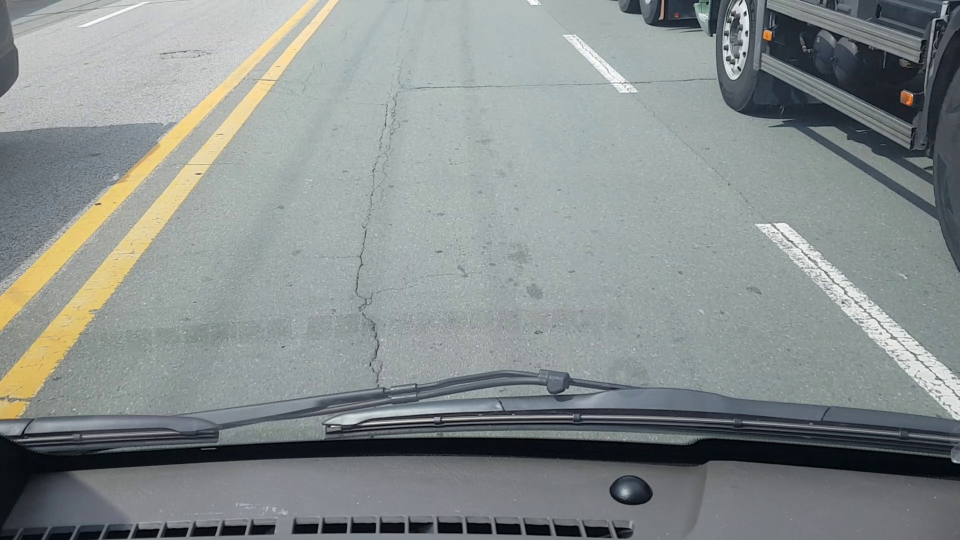
#> input picture ai/camera_calibration/image/test/test_image_18.jpg, 1920 x 1080 px (shown at 1/2 size)
$ python image_correction.py
#> lines starting #> are read from the running program, lines starting #| are printed output that depends on the picture
import numpy as np
import cv2
import matplotlib.pyplot as plt
import os
from matplotlib import font_manager, rc

def set_korean_font():
    """matplotlib에서 한글 폰트를 사용할 수 있도록 설정합니다."""
    # 윈도우의 경우
    if os.name == 'nt':
        font_name = font_manager.FontProperties(fname="c:/Windows/Fonts/malgun.ttf").get_name()
        rc('font', family=font_name)
    # macOS의 경우
    elif os.name == 'posix':
        rc('font', family='AppleGothic')

    # 음수 표시 문제 해결
    plt.rcParams['axes.unicode_minus'] = False

def undistort_single_image(calibration_file, input_image_path, output_image_path=None, visualize=True):
    """
    캘리브레이션 파일을 활용하여 특정 이미지의 왜곡을 보정합니다.

    매개변수:
    - calibration_file: 캘리브레이션 결과가 저장된 .npy 파일 경로
    - input_image_path: 왜곡 보정할 이미지 파일 경로
    - output_image_path: 보정된 이미지를 저장할 경로 (None이면 저장하지 않음)
    - visualize: 원본 이미지와 보정된 이미지를 시각화할지 여부

    반환값:
    - 왜곡이 보정된 이미지 (numpy 배열)
    """
#> called with calibration_file = './model/camera_calibration_result.npy', input_image_path = './image/test/test_image_18.jpg', output_image_path = './result/checkerboard_01_undistorted.jpg', visualize = True
    # 캘리브레이션 결과 불러오기
    print(f"캘리브레이션 파일 '{calibration_file}' 불러오는 중...")
    try:
        calibration_data = np.load(calibration_file, allow_pickle=True).item()
#> (reads ai/camera_calibration/model/camera_calibration_result.npy from the repository)
        mtx = calibration_data['camera_matrix']  # 카메라 내부 매개변수 행렬
        dist = calibration_data['dist_coeffs']   # 왜곡 계수
        print("캘리브레이션 데이터 불러오기 성공!")
        print("\n카메라 행렬 (Camera Matrix):")
        print(mtx)
        print("\n왜곡 계수 (Distortion Coefficients):")
        print(dist)
    except Exception as e:
        print(f"캘리브레이션 파일을 불러오는 중 오류 발생: {e}")
        return None

    # 이미지 불러오기
    print(f"이미지 '{input_image_path}' 불러오는 중...")
    img = cv2.imread(input_image_path)
#> img is the input picture: shape (1080, 1920, 3); mean B, G, R 141.5, 142.2, 135.8
    if img is None:
        print(f"이미지를 읽을 수 없습니다: {input_image_path}")
        return None

    # 이미지 크기 가져오기
    h, w = img.shape[:2]
#> h = 1080; w = 1920
    print(f"이미지 크기: {w}x{h}")
#| 이미지 크기: 1920x1080

    # 1. 최적의 카메라 행렬 구하기
    # alpha=1: 모든 픽셀을 유지, alpha=0: 불필요한 픽셀 제거
    print("왜곡 보정 중...")
    newcameramtx, roi = cv2.getOptimalNewCameraMatrix(mtx, dist, (w, h), 1, (w, h))
#> roi = (32, 23, 1886, 1049)

    # 2. 이미지 왜곡 보정 (undistort 메서드 사용)
    dst = cv2.undistort(img, mtx, dist, None, newcameramtx)
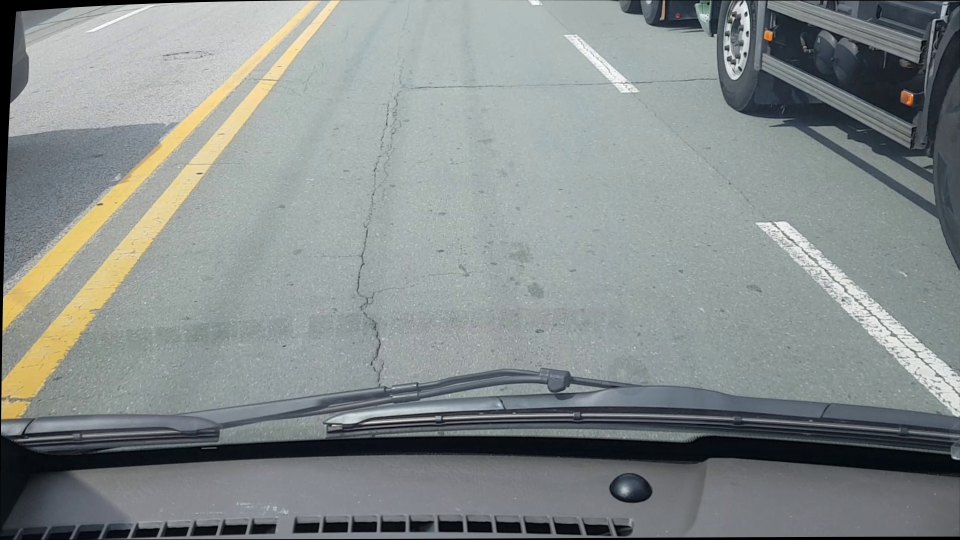
#> dst: shape (1080, 1920, 3) (shown at 1/2 size); mean B, G, R 139.8, 140.4, 134.1

    # 3. 결과 이미지에서 불필요한 픽셀 잘라내기
    x, y, w, h = roi
#> x = 32; y = 23; w = 1886; h = 1049
    if all(val > 0 for val in [x, y, w, h]):
        dst_cropped = dst[y:y+h, x:x+w]
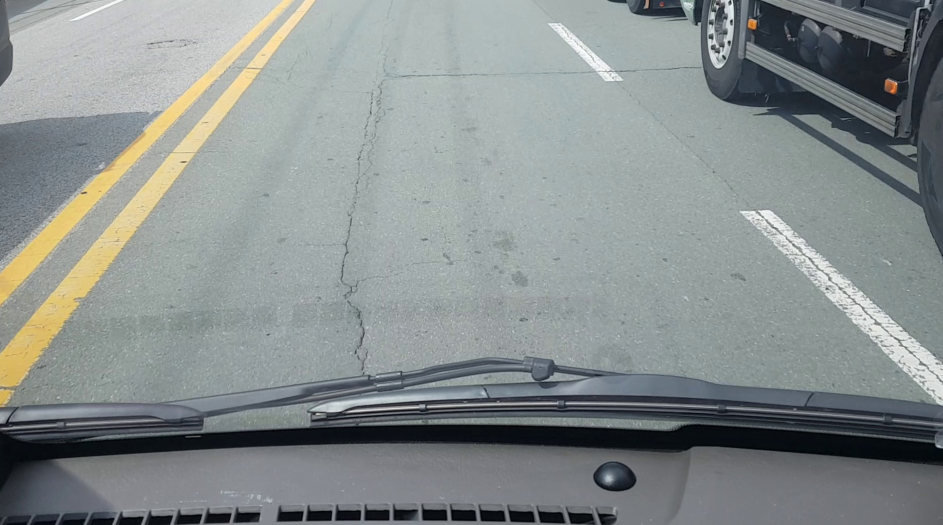
#> dst_cropped: shape (1049, 1886, 3) (shown at 1/2 size); mean B, G, R 141.9, 142.4, 135.9
        print(f"ROI 영역으로 잘라내기: ({x}, {y}, {w}, {h})")
#| ROI 영역으로 잘라내기: (32, 23, 1886, 1049)
    else:
        dst_cropped = dst
        print("잘라낼 ROI 영역이 유효하지 않습니다. 원본 크기 유지.")

    # 4. 보정된 이미지 저장 (지정된 경우)
    if output_image_path:
        output_dir = os.path.dirname(output_image_path)
        if output_dir and not os.path.exists(output_dir):
            os.makedirs(output_dir)

        # 잘라낸 이미지와 원본 크기 이미지 모두 저장
        cv2.imwrite(output_image_path, dst_cropped)

        # 원본 크기의 보정된 이미지 파일명 생성
        base_name, ext = os.path.splitext(output_image_path)
        uncropped_output = f"{base_name}_uncropped{ext}"
        cv2.imwrite(uncropped_output, dst)

        print(f"보정된 이미지 저장 완료: {output_image_path}")
        print(f"잘라내지 않은 보정 이미지 저장 완료: {uncropped_output}")

    # 5. 결과 시각화 (옵션)
    if visualize:
        # 한글 폰트 설정
        set_korean_font()

        plt.figure(figsize=(15, 10))

        plt.subplot(221)
        plt.imshow(cv2.cvtColor(img, cv2.COLOR_BGR2RGB))
        plt.title('원본 이미지', fontsize=14)
        plt.axis('off')

        plt.subplot(222)
        plt.imshow(cv2.cvtColor(dst, cv2.COLOR_BGR2RGB))
        plt.title('보정된 이미지 (원본 크기)', fontsize=14)
        plt.axis('off')

        plt.subplot(223)
        plt.imshow(cv2.cvtColor(dst_cropped, cv2.COLOR_BGR2RGB))
        plt.title('보정된 이미지 (잘라냄)', fontsize=14)
        plt.axis('off')

        # 차이 시각화 (원본 - 보정됨)
        diff = cv2.absdiff(img, dst)
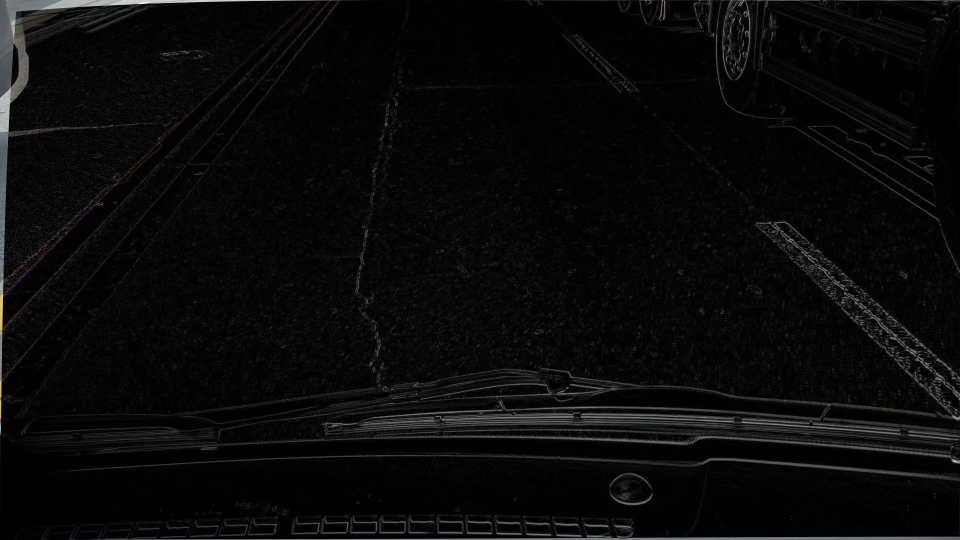
#> diff: shape (1080, 1920, 3) (shown at 1/2 size); mean B, G, R 9.3, 9.3, 9.3
        # 차이를 더 잘 보이게 하기 위해 밝기 향상
        diff = cv2.convertScaleAbs(diff, alpha=5, beta=0)
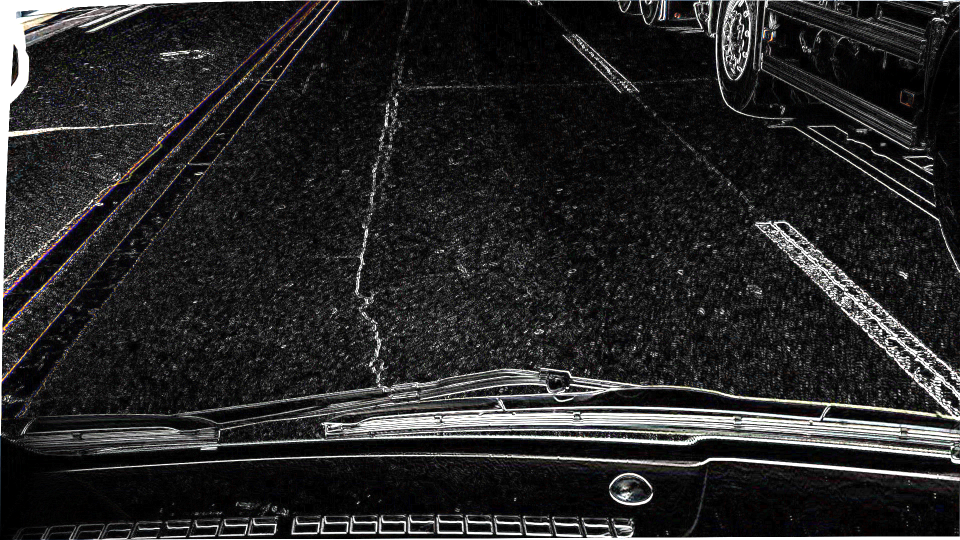
#> diff: shape (1080, 1920, 3) (shown at 1/2 size); mean B, G, R 38.6, 38.4, 38.7

        plt.subplot(224)
        plt.imshow(cv2.cvtColor(diff, cv2.COLOR_BGR2RGB))
        plt.title('원본과 보정 이미지의 차이 (5배 증폭)', fontsize=14)
        plt.axis('off')

        plt.tight_layout()
        plt.show()
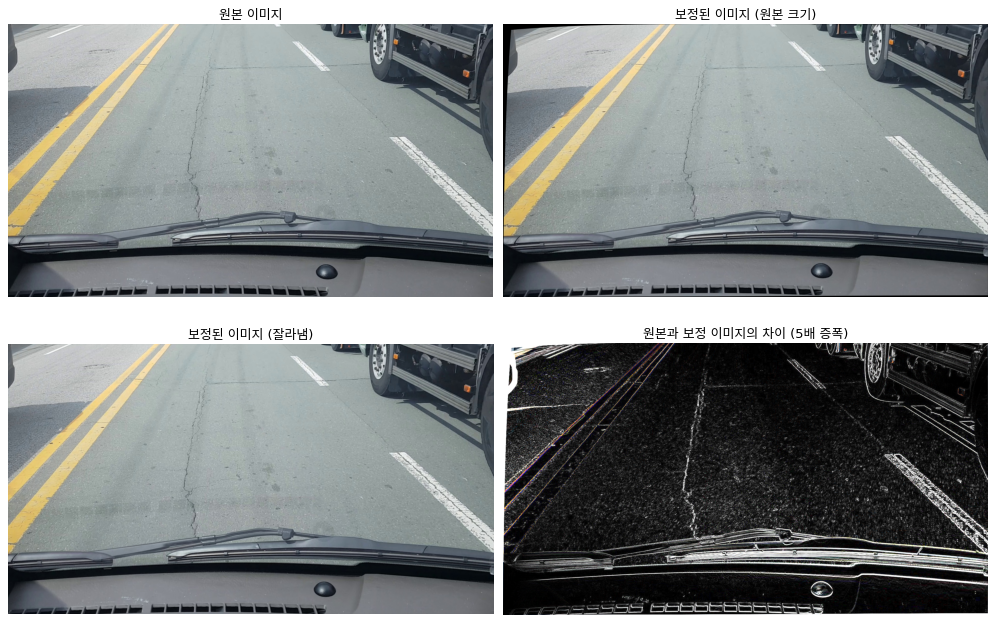
#> figure drawn by matplotlib, 4 panels

    print("왜곡 보정 완료!")
    return dst_cropped

if __name__ == "__main__":
    # 한글 폰트 설정 (메인에서도 추가)
    set_korean_font()

    # 매개변수 설정
    calibration_file = "./model/camera_calibration_result.npy"  # 캘리브레이션 결과 파일
    input_image = "./image/test/test_image_18.jpg"  # 보정할 이미지 경로
    output_image = "./result/checkerboard_01_undistorted.jpg"  # 결과 저장 경로

    # 이미지 왜곡 보정 실행
    undistorted_img = undistort_single_image(
        calibration_file=calibration_file,
        input_image_path=input_image,
        output_image_path=output_image,
        visualize=True
    )
